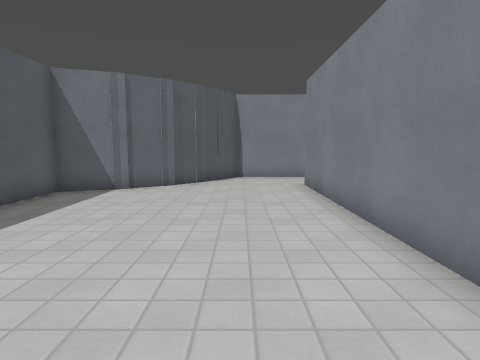
view 1 (above)

20 first-person views from a walk through a Godot game level. The camera is 1.2 m above the floor, tilts 6° down and sees 75° across. The floor is counted in squares, 0.9 m on a side. Each view is taken from the middle of a square. On the plan, view 1 faces up. The plan holds only what a view shows up to about 14 squares ahead; the rest is blank. The place goes on beyond the plan. Surface patterns are stand-ins for the level's own textures.

view 2
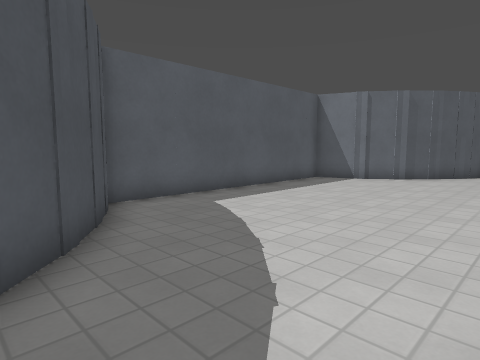

view 3
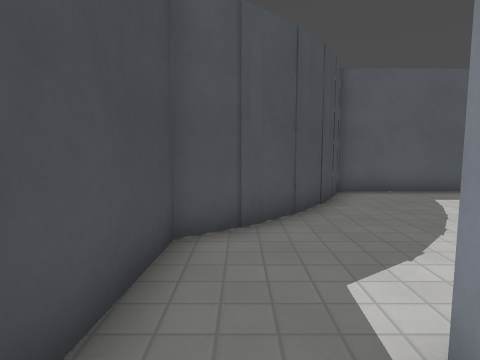

view 4
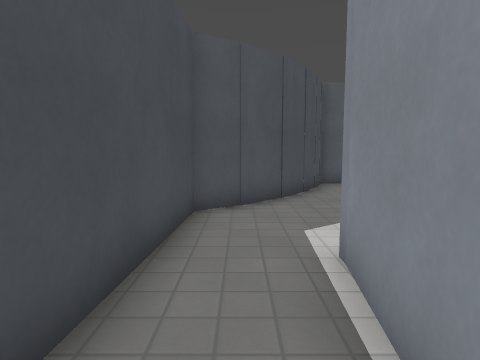

view 5
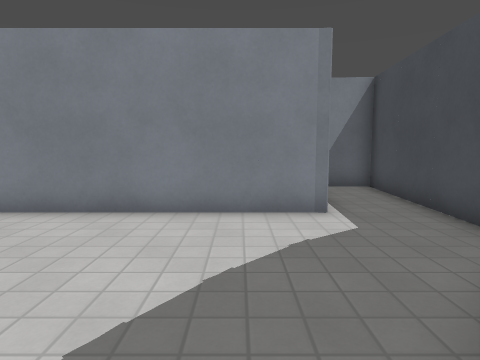

view 6
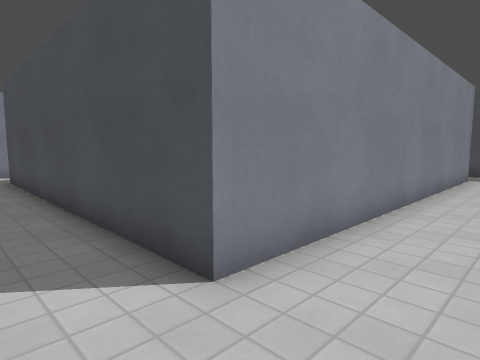

view 7
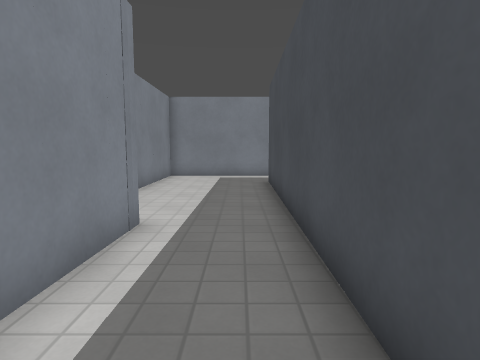

view 8
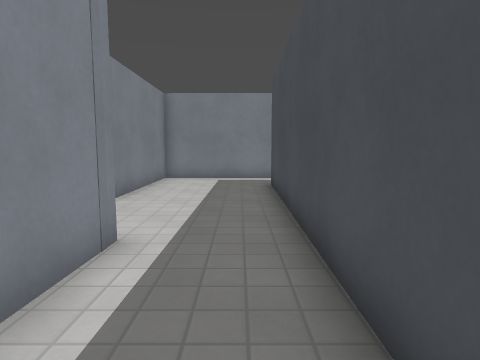

view 9
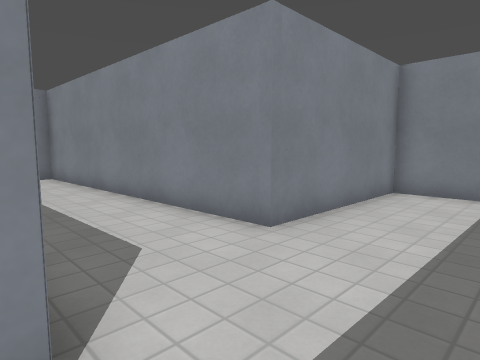

view 10
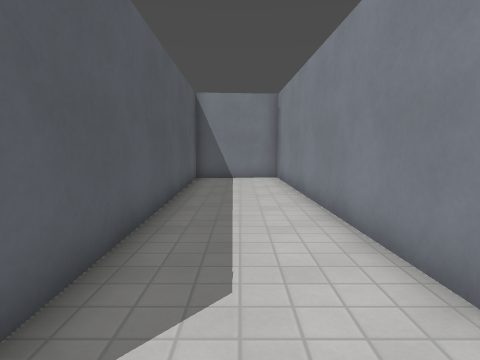

view 11
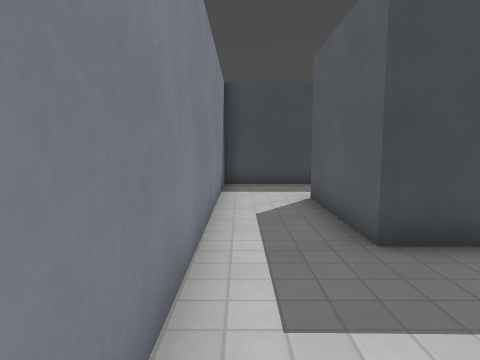

view 12
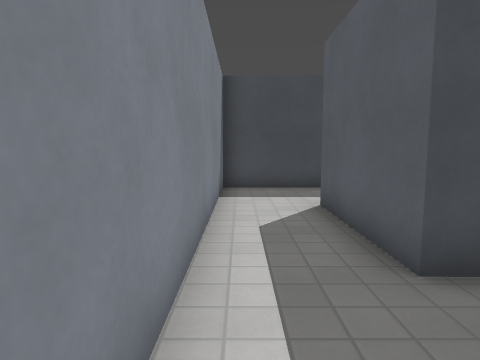

view 13
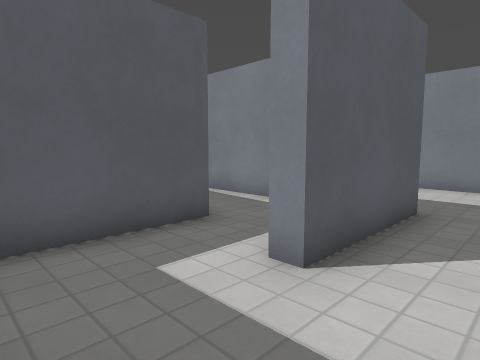

view 14
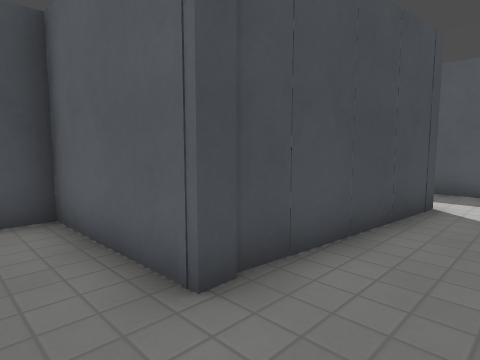

view 15
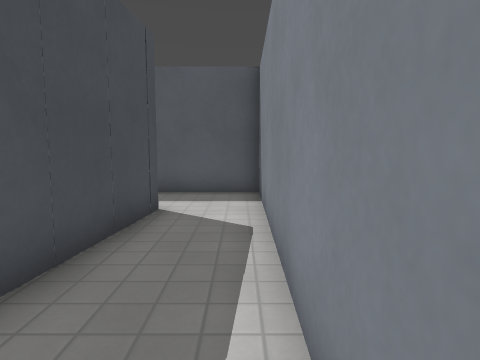

view 16
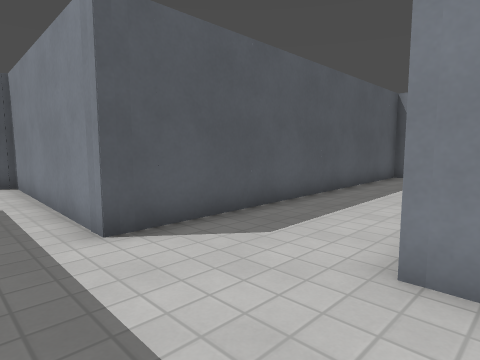

view 17
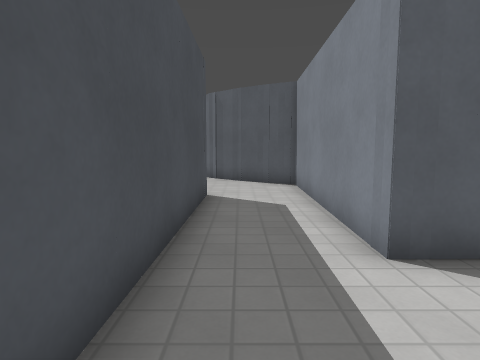

view 18
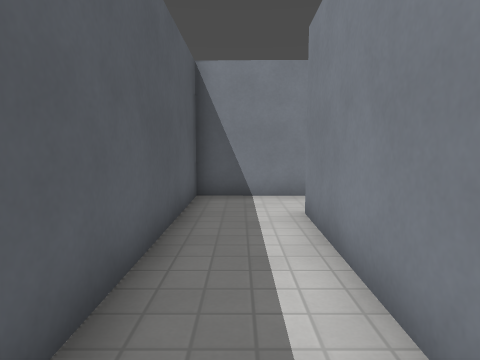

view 19
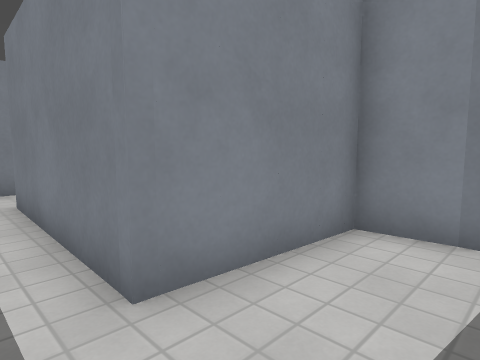

view 20
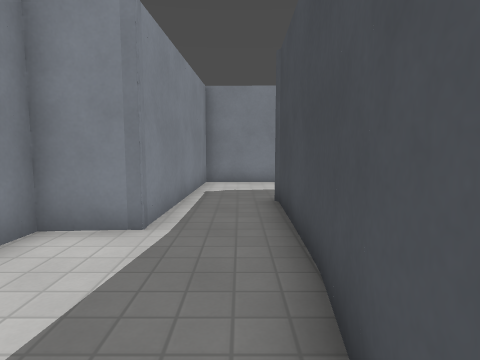

### Floor plan
Ten units are one square. View 1 is at (0, 0); x grows to the right and y downward. Boxes are objects, and circles mark ways between rooms. Rooms are numbered by the first view taken in them; rooms with no view inside come last. Other rooms are left out.
<svg viewBox="-60 -272 231 321">
<path fill="none" stroke="#000" d="M-35 -100 -55 -93 -54 -1 -32 11M-23 -110 -40 -98M-37 8 -21 19M-26 15 -10 30M-13 -121 -26 -107M23 18 23 -111M-14 26 -4 40 26 42M-6 -132 -17 -116M16 -140 -1 -140 -9 -127M50 21 23 18M26 42 65 44 66 29M113 -78 114 -37 166 -37 166 -152 110 -153 107 -267 71 -264 74 -138 16 -140M23 -111 141 -109 141 -69 136 -69M107 -78 113 -78M116 -104 28 -106 28 -34M52 -24 53 -82 108 -77M46 15 82 20M90 -6 89 -22 52 -24"/>
<circle cx="30" cy="30" r="3" fill="#2a7"/>
<circle cx="25" cy="-125" r="3" fill="#2a7"/>
<circle cx="125" cy="-75" r="3" fill="#2a7"/>
<circle cx="40" cy="-20" r="3" fill="#2a7"/>
<text x="-10" y="-50">1</text>
<text x="50" y="30">2</text>
<text x="110" y="-140">3</text>
<text x="70" y="-90">4</text>
<text x="60" y="-10">5</text>
</svg>
Room 1 opens to room 2. Room 1 opens to room 3. Room 3 opens to room 4. Room 4 opens to room 5.

Where each view was taken, in squares from view 1:
view 1: 0 up, 0 right, facing up
view 2: 3 down, 2 right, facing up-left
view 3: 3 down, 4 right, facing left
view 4: 3 down, 6 right, facing left
view 5: 0 up, 4 left, facing right
view 6: 13 up, 0 right, facing down-right
view 7: 12 up, 2 right, facing right
view 8: 12 up, 3 right, facing right
view 9: 12 up, 7 right, facing up-right
view 10: 13 up, 9 right, facing up
view 11: 15 up, 16 right, facing down
view 12: 14 up, 16 right, facing down
view 13: 4 up, 16 right, facing up-left
view 14: 10 up, 13 right, facing down-left
view 15: 10 up, 12 right, facing left
view 16: 12 up, 12 right, facing up-left
view 17: 12 up, 11 right, facing left
view 18: 2 up, 4 right, facing up
view 19: 0 up, 4 right, facing up-right
view 20: 1 down, 4 right, facing right
